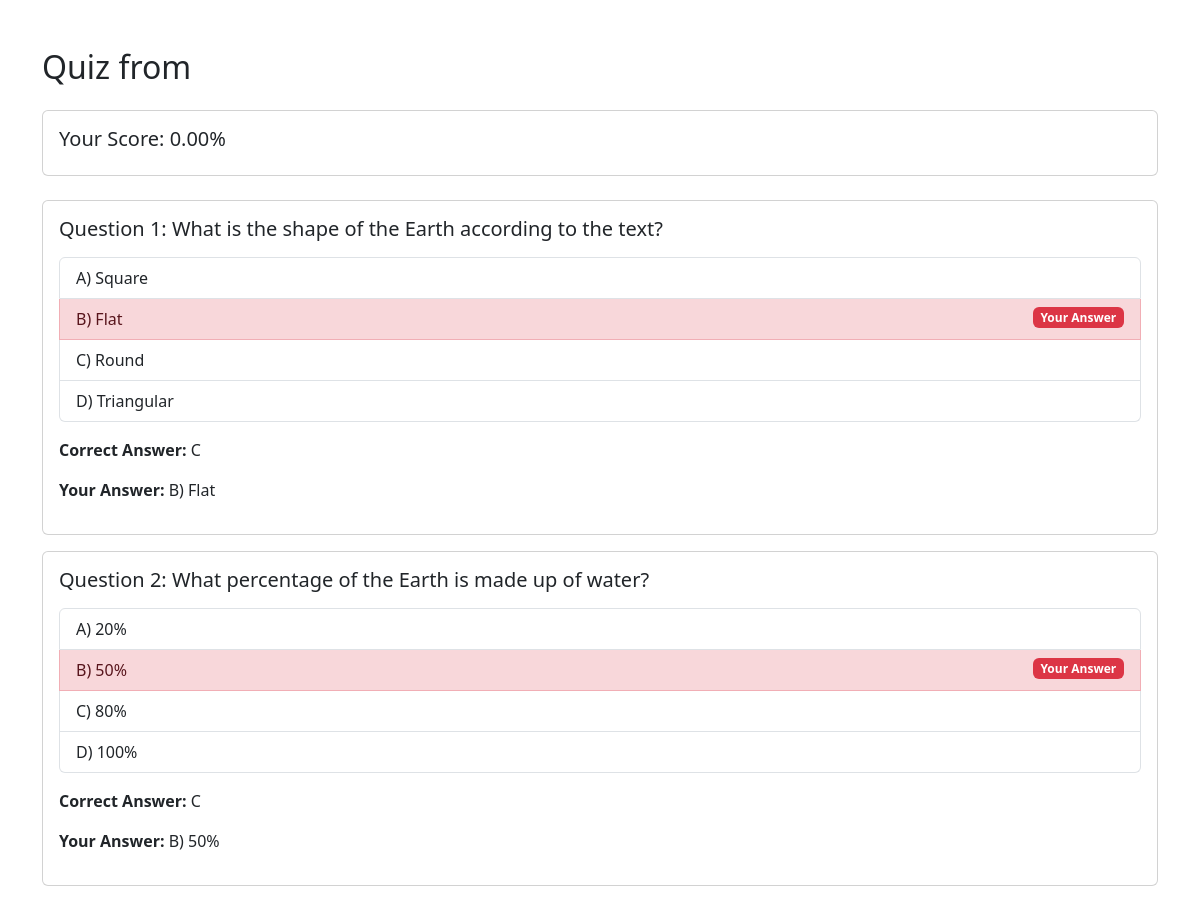
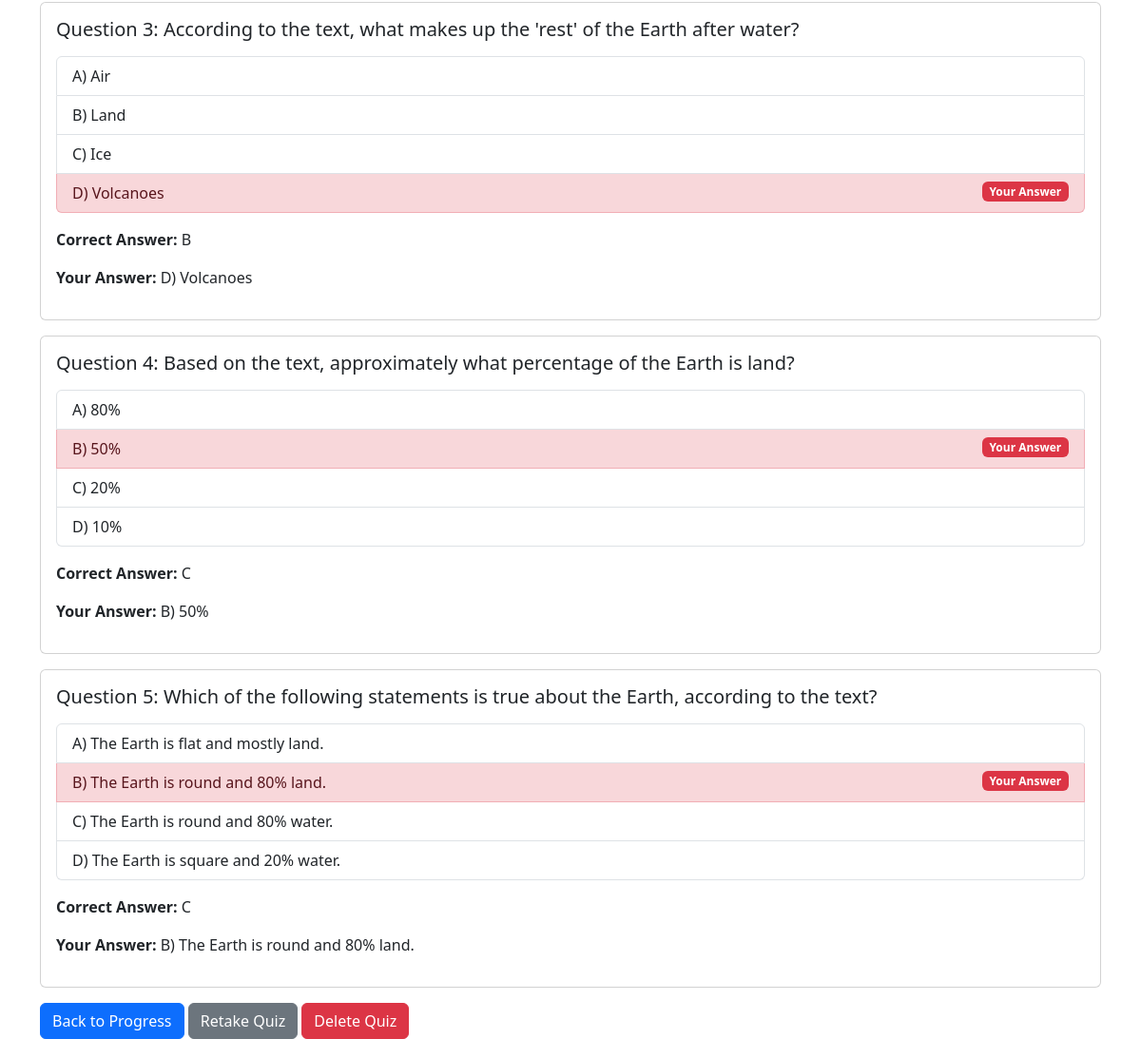
The app's page /quiz-history/1/ (signed in) with its own data (2 pictures, top to bottom).
### base/models.py (models this page shows, shortened)
class QuizHistory(models.Model):
    user = models.ForeignKey(settings.AUTH_USER_MODEL, on_delete=models.CASCADE)
    title = models.CharField(max_length=255, blank=True, null=True)
    grade = models.FloatField()
    created_at = models.DateTimeField(auto_now_add=True)
    last_taken = models.DateTimeField(auto_now=True)

class Question(models.Model):
    quiz_history = models.ForeignKey(QuizHistory, related_name='questions', on_delete=models.CASCADE)
    question_text = models.TextField()
    options = models.JSONField()
    correct_answer = models.CharField(max_length=255)
    user_answer = models.CharField(max_length=255, null=True, blank=True)

### base/views.py (the view)
# urls.py: path("quiz-history/<int:quiz_id>/", quiz_history_detail_view, name="quiz_history_detail"),
@login_required
def quiz_history_detail_view(request, quiz_id):
    quiz_history = get_object_or_404(QuizHistory, id=quiz_id, user=request.user)
    return render(request, 'quiz_history_detail.html', {'quiz_history': quiz_history})

### base/templates/quiz_history_detail.html (shortened to what this page needs)
{% extends 'base.html' %}
{% load static %}
{% load base_extras %}
{% block content %}
<div class="container mt-5">
    <h2 class="mb-4">Quiz from {{ quiz_history.timestamp|date:"F d, Y, P" }}</h2>
    <div class="card mb-4">
        <div class="card-body">
            <h5 class="card-title">Your Score: {{ quiz_history.grade|floatformat:2 }}%</h5>
        </div>
    </div>
    {% for question in quiz_history.questions.all %}
        <div class="card mb-3">
            <div class="card-body">
                <h5 class="card-title">Question {{ forloop.counter }}: {{ question.question_text }}</h5>
                <ul class="list-group mt-3">
                    {% for option in question.options %}
                        <li class="list-group-item {% if option == question.correct_answer %}list-group-item-success{% elif option == question.user_answer and option != question.correct_answer %}list-group-item-danger{% endif %}">
                            {{ option }}
                            {% if option == question.correct_answer %}
                                <span class="badge bg-success float-end">Correct Answer</span>
                            {% elif option == question.user_answer and option != question.correct_answer %}
                                <span class="badge bg-danger float-end">Your Answer</span>
                            {% endif %}
                        </li>
                    {% endfor %}
                </ul>
                <p class="mt-3"><strong>Correct Answer:</strong> {{ question.correct_answer }}</p>
                <p><strong>Your Answer:</strong> {% if question.user_answer %}{{ question.user_answer }}{% else %}Not answered{% endif %}</p>
            </div>
        </div>
    {% endfor %}
    <a href="{% url 'base:progress' %}" class="btn btn-primary">Back to Progress</a>
    <a href="{% url 'base:retake_quiz' quiz_history.id %}" class="btn btn-secondary">Retake Quiz</a>
    <a href="{% url 'base:delete_quiz_history' quiz_history.id %}" class="btn btn-danger">Delete Quiz</a>
</div>
{% endblock %}

### base/templates/base.html (shortened to what this page needs)
<!DOCTYPE html>
<html lang="en">
<head>
    <link href="https://cdn.jsdelivr.net/npm/bootstrap@5.3.3/dist/css/bootstrap.min.css" rel="stylesheet">
    {% load static %}
    <link rel="stylesheet" href="{% static "css/style.css" %}">
</head>
<body>
    {% block content %} {% endblock content %}
</body>
</html>

### base/static/css/style.css (style rules this page uses)
html, body { height: 100%; }
body { background-color: #fff; }

### records on screen
QuizHistory: grade "0.00"
Question: question_text "What is the shape of the Earth according to the text?", options "A) Square" "B) Flat" "C) Round" "D) Triangular", correct_answer "C", user_answer "B) Flat"
Question: question_text "What percentage of the Earth is made up of water?", options "A) 20%" "B) 50%" "C) 80%" "D) 100%", correct_answer "C", user_answer "B) 50%"
Question: question_text "According to the text, what makes up the 'rest' of the Earth after water?", options "A) Air" "B) Land" "C) Ice" "D) Volcanoes", correct_answer "B", user_answer "D) Volcanoes"
Question: question_text "Based on the text, approximately what percentage of the Earth is land?", options "A) 80%" "B) 50%" "C) 20%" "D) 10%", correct_answer "C", user_answer "B) 50%"
Question: question_text "Which of the following statements is true about the Earth, according to the text?", options "A) The Earth is flat and mostly land." "B) The Earth is round and 80% land." "C) The Earth is round and 80% water." "D) The Earth is square and 20% water.", correct_answer "C", user_answer "B) The Earth is round and 80% land."
